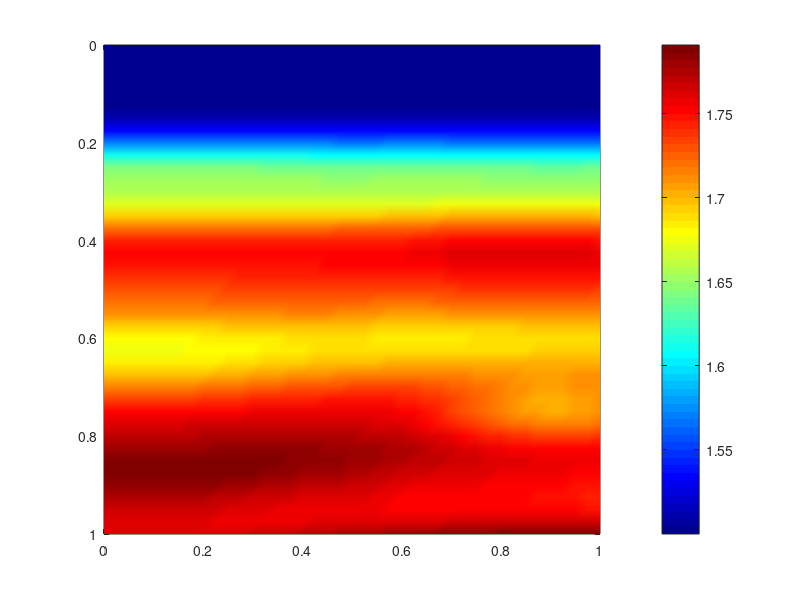

The MATLAB script that drew this image: (Note: this script raises an error after producing the figure.)
% This code generates training and testing parameter fields as input for training.
% For the training parameters, a set of data is randomly generated, with values confined within the entire model.

clear 
close all
clc

load('layer_velocity.mat');

v1 = v(1:41,1:41);
v = v1;

n = size(v); 
dx = 25; dz = dx; h  = [dz dx];
z  = [0:n(1)-1]'*h(1)/1000;
x  = [0:n(2)-1]*h(2)/1000;

figure;
pcolor(x,z,v/1000);
shading interp
axis ij
colormap(jet)
h=colorbar;
h.Label.String='Velocity (km/s)';
xlabel('Distance (km)','FontName','Times New Roman','FontSize',12)
ylabel('Depth (km)','FontName','Times New Roman','FontSize',12);
set(gca,'FontSize',18)



n = size(v);                % model size
dx = 0.025; dz = 0.025;     % The grid spacing is 25 m, which is converted to kilometers in practical applications.
nx = n(2); nz = n(1);       % grid size
h  = [dz dx];


%Start defining random points.

N_train = 10000; %% number of the random points

v0 = ones(N_train,1)*1500;             %  velocity of the random points used to calculate the background wavefield 

v = v/1000; v0 = v0/1000;              % The velocity values are uniformly set to km/s.

src_z = 2; 
sz = (src_z-1)*dz;                     %% depth of the source
src_x = fix(nx/2); 
sx = (src_x-1)*dx;                     %% horizontal location of the source



z  = [0:n(1)-1]'*h(1);                 % Define the spatial coordinates of z on a regular grid.
x  = [0:n(2)-1]*h(2);                  % Define the spatial coordinates of x on a regular grid.
[X,Y] = meshgrid(x,z);                 % The grid spacing is 0.025 km, with z arranged along the row direction and x along the column direction.

x1 = [0:1001-1]*0.001;                 % Define the spatial coordinates of x.
z1 = [0:1001-1]'*0.001;                % Define the spatial coordinates of z.
[Xq,Yq] = meshgrid(x1,z1);             % The grid spacing is 0.001 km

v_in = interp2(x,z,v,Xq,Yq);           %% velocity interpolation     %%%%%%%%%%%%%%%%%%%%%%%%%%%%%%%%%%%%

xx = rand(N_train,1)*1.0 + 0.0;      %% random x coordinate values                       %%%%%%%%%%%%%%%%%%%%%%%%%%%%%%%%%%%%
zz = rand(N_train,1)*1.0 + 0.0;      %% random z coordinate values                           %%%%%%%%%%%%%%%%%%%%%%%%%%%%%%%%%%%%
s_x= ones(N_train,1)*sx;

xx_in = round(xx/0.001)+1;             % calculate grid points                                             %%%%%%%%%%%%%%%%%%%%%%%%%%%%%%%%%%%%
zz_in = round(zz/0.001)+1;                                                                     %%%%%%%%%%%%%%%%%%%%%%%%%%%%%%%%%%%%

v_train = zeros(N_train,1);            % Initialize the selected random training velocity values
U0_imag_train = zeros(N_train,1);      % Initialize the selected random training wavefield values
U0_real_train = zeros(N_train,1);

f = 5.0; %% frequency
%% ANALYTICAL Solution (Background wavefield)
% Distance from source to each point in the model
r = @(zz,xx)(zz.^2+xx.^2).^0.5;       %
% Angular frequency
omega = 1*2*pi*f;
% Wavenumber
vv = 1.5;                            % velocity value
K = (omega./vv);
% x = (0:2501-1)*0.001;
% z = (0:2501-1)'*0.001;
% [zz1,xx1] = ndgrid(z,x);

G_2D_analytic = @(zz,xx)0.25i * besselh(0,2,(K) .* r(zz,xx));

for i = 1:N_train
    
    G_2D = (G_2D_analytic(zz(i) - sz, xx(i) - sx))*7.7;    
    
    v_train(i,1) = v_in(zz_in(i),xx_in(i));      %%%%%%%%%%%%%%%%%%%%%%%%%%%%%%%%%%%%
    
    U0_real_train(i,1) = real(G_2D);
    U0_imag_train(i,1) = imag(G_2D);

end

m_train = 1./v_train.^2;
m0_train = ([(1./(v0).^2)]);

x_train = xx;                                      %%%%%%%%%%%%%%%%%%%%%%%%%%%%%%%%%%%%
z_train = zz;                                      %%%%%%%%%%%%%%%%%%%%%%%%%%%%%%%%%%%%
sx_train=s_x;

save layer_5Hz_train_data.mat U0_real_train U0_imag_train x_train z_train sx_train m_train m0_train


%% Numerical results

z  = [0:n(1)-1]'*h(1);
x  = [0:n(2)-1]*h(2);

[zz,xx] = ndgrid(z,x);                      % same as meshgrid

x_star = xx(:);                             % Arrange the data in columns
z_star = zz(:);                             % Arrange the data in columns
sx_star=ones(n(1)*n(2),1)*sx;

npmlz = 60; npmlx = npmlz;
Nz = nz + 2*npmlz;
Nx = nx + 2*npmlx;

v0 = ones(n)*1.500;                         

v_e=extend2d(v,npmlz,npmlx,Nz,Nx);          % Expand the velocity model

Ps1 = getP_H(n,npmlz,npmlx,src_z,src_x);
Ps1 = Ps1'*12000;

[o,d,n] = grid2odn(z,x);
n=[n,1];

nb = [npmlz  npmlx 0];
n  = n + 2*nb;

f = 5; omega = 2*pi*f;
A = Helm2D((omega)./v_e(:),o,d,n,nb);
U  = A\Ps1;

U_2D = reshape(full(U),[nz+2*npmlz,nx+2*npmlx]);
U_2d = U_2D(npmlz+1:end-npmlz,npmlx+1:end-npmlx);      % total wavefield

G_2D = (G_2D_analytic(zz - sz, xx - sx))*7.7;          % background wavefield

G_2D(src_z,src_x) = (G_2D(src_z-1,src_x) + G_2D(src_z+1,src_x) + G_2D(src_z,src_x-1) + G_2D(src_z,src_x+1))/4;

dU_2d = U_2d-G_2D;                                    % Perturb wavefield                      

dU_real_star = real(dU_2d(:));                        
dU_imag_star = imag(dU_2d(:));

dU_real_star(abs(dU_real_star)>2)=0;                  %

save layer_5Hz_test_data.mat x_star z_star sx_star dU_real_star dU_imag_star


% imagesc(reshape(dU_imag_star,101,101))
nx = nz; n = [nz,nx]; 
dx = 25; dz = dx; h  = [dz dx];
z  = [0:n(1)-1]'*h(1)/1000;
x  = [0:n(2)-1]*h(2)/1000;

figure;
pcolor(x,z,(reshape(dU_real_star,nz,nx)));
shading interp
axis ij
colorbar; colormap(jet)
caxis([-0.5 0.5]);
h=colorbar('Ticks',[-0.4 -0.2 0 0.2 0.4]);
h.Label.String='Amplitude';
xlabel('Distance (km)','FontName','Times New Roman','FontSize',12)
ylabel('Depth (km)','FontName','Times New Roman','FontSize',12);
set(gca,'FontSize',18)



'finish!'